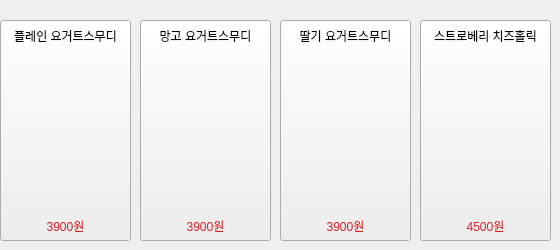
     <widget class="QWidget" name="page_13">
      <widget class="QPushButton" name="btn3_menu4">
       <property name="geometry">
        <rect>
         <x>420</x>
         <y>20</y>
         <width>131</width>
         <height>221</height>
        </rect>
       </property>
       <property name="text">
        <string/>
       </property>
       <property name="icon">
        <iconset>
         <normaloff>../../바탕화면/MEGA/추천메뉴/20220630172857_1656577737713_B9XusFXuaA.jpg</normaloff>../../바탕화면/MEGA/추천메뉴/20220630172857_1656577737713_B9XusFXuaA.jpg</iconset>
       </property>
       <property name="iconSize">
        <size>
         <width>251</width>
         <height>241</height>
        </size>
       </property>
      </widget>
      <widget class="QPushButton" name="btn3_menu2">
       <property name="geometry">
        <rect>
         <x>140</x>
         <y>20</y>
         <width>131</width>
         <height>221</height>
        </rect>
       </property>
       <property name="text">
        <string/>
       </property>
       <property name="icon">
        <iconset>
         <normaloff>../../바탕화면/MEGA/추천메뉴/20220630172551_1656577551617_kS42LIFWUP.jpg</normaloff>../../바탕화면/MEGA/추천메뉴/20220630172551_1656577551617_kS42LIFWUP.jpg</iconset>
       </property>
       <property name="iconSize">
        <size>
         <width>251</width>
         <height>241</height>
        </size>
       </property>
      </widget>
      <widget class="QPushButton" name="btn3_menu">
       <property name="geometry">
        <rect>
         <x>0</x>
         <y>20</y>
         <width>131</width>
         <height>221</height>
        </rect>
       </property>
       <property name="text">
        <string/>
       </property>
       <property name="icon">
        <iconset>
         <normaloff>../../바탕화면/MEGA/추천메뉴/20220630173441_1656578081783_m2stsUQfSH.jpg</normaloff>../../바탕화면/MEGA/추천메뉴/20220630173441_1656578081783_m2stsUQfSH.jpg</iconset>
       </property>
       <property name="iconSize">
        <size>
         <width>251</width>
         <height>241</height>
        </size>
       </property>
      </widget>
      <widget class="QPushButton" name="btn3_menu3">
       <property name="geometry">
        <rect>
         <x>280</x>
         <y>20</y>
         <width>131</width>
         <height>221</height>
        </rect>
       </property>
       <property name="text">
        <string/>
       </property>
       <property name="icon">
        <iconset>
         <normaloff>../../바탕화면/MEGA/추천메뉴/20220630172121_1656577281098_SlUU5dNwy3.jpg</normaloff>../../바탕화면/MEGA/추천메뉴/20220630172121_1656577281098_SlUU5dNwy3.jpg</iconset>
       </property>
       <property name="iconSize">
        <size>
         <width>251</width>
         <height>241</height>
        </size>
       </property>
      </widget>
      <widget class="QLabel" name="label_37">
       <property name="geometry">
        <rect>
         <x>10</x>
         <y>210</y>
         <width>111</width>
         <height>31</height>
        </rect>
       </property>
       <property name="styleSheet">
        <string notr="true">color: rgb(224, 27, 36);
background-color: rgb(252, 8, 8, 0);</string>
       </property>
       <property name="text">
        <string>3900원</string>
       </property>
       <property name="alignment">
        <set>Qt::AlignCenter</set>
       </property>
      </widget>
      <widget class="QLabel" name="label_38">
       <property name="geometry">
        <rect>
         <x>0</x>
         <y>20</y>
         <width>131</width>
         <height>31</height>
        </rect>
       </property>
       <property name="styleSheet">
        <string notr="true">
background-color: rgb(191, 64, 64, 0);</string>
       </property>
       <property name="text">
        <string>플레인 요거트스무디</string>
       </property>
       <property name="alignment">
        <set>Qt::AlignCenter</set>
       </property>
      </widget>
      <widget class="QLabel" name="label_39">
       <property name="geometry">
        <rect>
         <x>140</x>
         <y>20</y>
         <width>131</width>
         <height>31</height>
        </rect>
       </property>
       <property name="styleSheet">
        <string notr="true">
background-color: rgb(191, 64, 64, 0);</string>
       </property>
       <property name="text">
        <string>망고 요거트스무디</string>
       </property>
       <property name="alignment">
        <set>Qt::AlignCenter</set>
       </property>
      </widget>
      <widget class="QLabel" name="label_40">
       <property name="geometry">
        <rect>
         <x>150</x>
         <y>210</y>
         <width>111</width>
         <height>31</height>
        </rect>
       </property>
       <property name="styleSheet">
        <string notr="true">color: rgb(224, 27, 36);
background-color: rgb(252, 8, 8, 0);</string>
       </property>
       <property name="text">
        <string>3900원</string>
       </property>
       <property name="alignment">
        <set>Qt::AlignCenter</set>
       </property>
      </widget>
      <widget class="QLabel" name="label_41">
       <property name="geometry">
        <rect>
         <x>280</x>
         <y>20</y>
         <width>131</width>
         <height>31</height>
        </rect>
       </property>
       <property name="styleSheet">
        <string notr="true">
background-color: rgb(191, 64, 64, 0);</string>
       </property>
       <property name="text">
        <string>딸기 요거트스무디</string>
       </property>
       <property name="alignment">
        <set>Qt::AlignCenter</set>
       </property>
      </widget>
      <widget class="QLabel" name="label_42">
       <property name="geometry">
        <rect>
         <x>290</x>
         <y>210</y>
         <width>111</width>
         <height>31</height>
        </rect>
       </property>
       <property name="styleSheet">
        <string notr="true">color: rgb(224, 27, 36);
background-color: rgb(252, 8, 8, 0);</string>
       </property>
       <property name="text">
        <string>3900원</string>
       </property>
       <property name="alignment">
        <set>Qt::AlignCenter</set>
       </property>
      </widget>
      <widget class="QLabel" name="label_43">
       <property name="geometry">
        <rect>
         <x>420</x>
         <y>20</y>
         <width>131</width>
         <height>31</height>
        </rect>
       </property>
       <property name="styleSheet">
        <string notr="true">
background-color: rgb(191, 64, 64, 0);</string>
       </property>
       <property name="text">
        <string>스트로베리 치즈홀릭</string>
       </property>
       <property name="alignment">
        <set>Qt::AlignCenter</set>
       </property>
      </widget>
      <widget class="QLabel" name="label_44">
       <property name="geometry">
        <rect>
         <x>430</x>
         <y>210</y>
         <width>111</width>
         <height>31</height>
        </rect>
       </property>
       <property name="styleSheet">
        <string notr="true">color: rgb(224, 27, 36);
background-color: rgb(252, 8, 8, 0);</string>
       </property>
       <property name="text">
        <string>4500원</string>
       </property>
       <property name="alignment">
        <set>Qt::AlignCenter</set>
       </property>
      </widget>
      <zorder>btn3_menu3</zorder>
      <zorder>btn3_menu4</zorder>
      <zorder>btn3_menu2</zorder>
      <zorder>btn3_menu</zorder>
      <zorder>label_37</zorder>
      <zorder>label_38</zorder>
      <zorder>label_39</zorder>
      <zorder>label_40</zorder>
      <zorder>label_41</zorder>
      <zorder>label_42</zorder>
      <zorder>label_43</zorder>
      <zorder>label_44</zorder>
     </widget>
